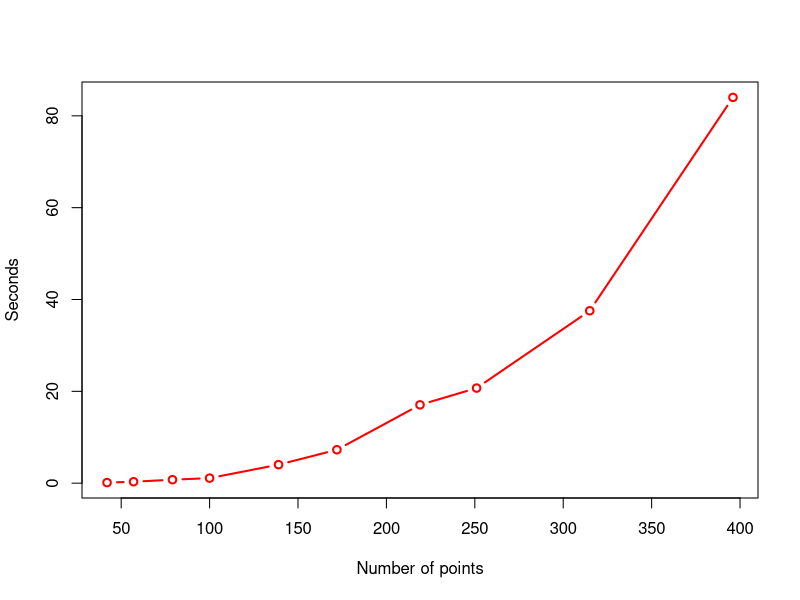

The R script that drew this image:
# Solve time in AMPL

solve_time <- data.frame("Seconds" = c(0.122849, 0.308728, 
                                       0.750642, 1.09849, 
                                       4.02729, 7.27386, 
                                       17.0562, 20.7094, 
                                       37.5476, 84.0149), 
                         "Number_of_points" = c(42, 57, 79, 100, 139, 
                                                172, 219, 251, 315, 396),
                         row.names = c("capitals_comarca", "mes_de_50000h", 
                                       "mes_de_25000h", "mes_de_17500h",
                                       "mes_de_10000h", "mes_de_7500h",
                                       "mes_de_5000h", "mes_de_3750h",
                                       "mes_de_2500h", "mes_de_1500h"))

# In the last m, AMPL does not return the number of simplex iterations
png(file="Execution_time.png")
plot(solve_time$Seconds ~ solve_time$Number_of_points, 
     type = "b",
     xlab = "Number of points", ylab = "Seconds", lwd = 2, col = "red")
dev.off()
